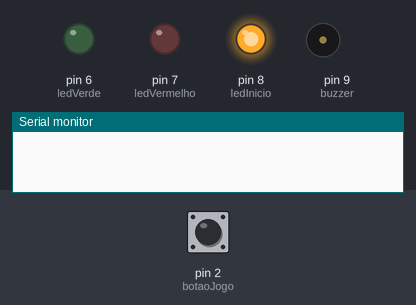
Bench run of a sketch on a simulated Arduino Uno, built with avr-gcc and run on an emulated ATmega328P. On the bench: output pins drawn as LEDs (lit = HIGH), buzzer (waves = sounding), the last lines printed to the serial monitor. Inputs (shaded band) come from the test bench; at power-on: pin 2 (botaoJogo) HIGH. Random numbers use the default seed unless the sketch sets one.

Above: at 3.6 s.
3.7 s: pin 2 (botaoJogo) pulled LOW for 0.15 s
At 4.1 s:
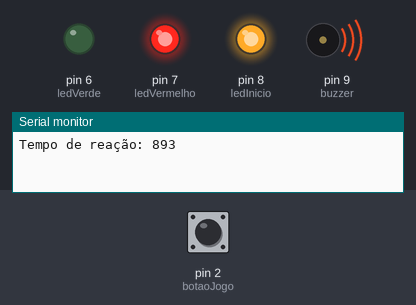
At 5.4 s:
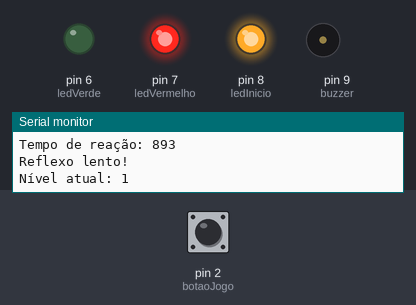
6.8 s: pin 2 (botaoJogo) pulled LOW for 3.2 s
At 10.3 s:
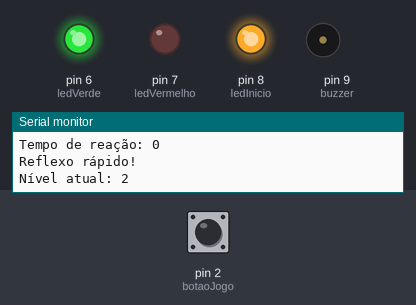
Timing chart, 0 to 16.4 s (numbered marks = the images above; inputs shaded):
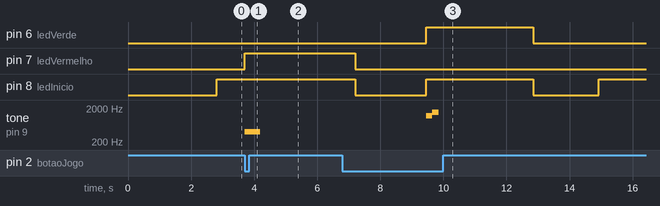

Measured:
- after the input at 3.7 s, pin 7 (ledVermelho): LOW → HIGH at once; tone on pin 9 (buzzer): silent → 400 Hz at once, → silent 0.50 s later
- after the input at 6.8 s, pin 6 (ledVerde): LOW → HIGH after 2.7 s, → LOW 3.4 s later; tone on pin 9 (buzzer): silent → 1200 Hz after 2.7 s, → 1500 Hz 0.20 s later, → silent 0.20 s later
- by itself, pin 8 (ledInicio): alternates HIGH for 3.4 s and LOW for 2.2 s

The sketch:

ReflexoArduino.ino
```cpp
int ledInicio = 8;
int ledVerde = 6;
int ledVermelho = 7;

int botaoJogo = 2;

int buzzer = 9;

unsigned long tempoInicio;
unsigned long tempoReacao;

int nivel = 1;

void setup() {

  pinMode(ledInicio, OUTPUT);
  pinMode(ledVerde, OUTPUT);
  pinMode(ledVermelho, OUTPUT);

  pinMode(botaoJogo, INPUT_PULLUP);

  pinMode(buzzer, OUTPUT);

  Serial.begin(9600);

}

void loop() {

  digitalWrite(ledInicio, LOW);
  digitalWrite(ledVerde, LOW);
  digitalWrite(ledVermelho, LOW);

  int tempoAleatorio = random(1000, 4000);
  delay(tempoAleatorio);

  digitalWrite(ledInicio, HIGH);

  tempoInicio = millis();

  while (digitalRead(botaoJogo) == HIGH) {
  }

  tempoReacao = millis() - tempoInicio;

  Serial.print("Tempo de reação: ");
  Serial.println(tempoReacao);

  int tempoMaximo;

  switch(nivel) {

    case 1: tempoMaximo = 600; break;
    case 2: tempoMaximo = 550; break;
    case 3: tempoMaximo = 500; break;
    case 4: tempoMaximo = 450; break;
    case 5: tempoMaximo = 400; break;
    case 6: tempoMaximo = 350; break;
    case 7: tempoMaximo = 300; break;
    case 8: tempoMaximo = 270; break;
    case 9: tempoMaximo = 140; break;
    default: tempoMaximo = 100; break;

  }

  if (tempoReacao < tempoMaximo) {

    digitalWrite(ledVerde, HIGH);

    tone(buzzer, 1200);
    delay(200);
    tone(buzzer, 1500);
    delay(200);
    noTone(buzzer);

    Serial.println("Reflexo rápido!");

    if (nivel < 10) {
      nivel++;
    }

  } else {

    digitalWrite(ledVermelho, HIGH);

    tone(buzzer, 400);
    delay(500);
    noTone(buzzer);

    Serial.println("Reflexo lento!");

    nivel = 1;

  }

  Serial.print("Nível atual: ");
  Serial.println(nivel);

  delay(3000);

}
```
